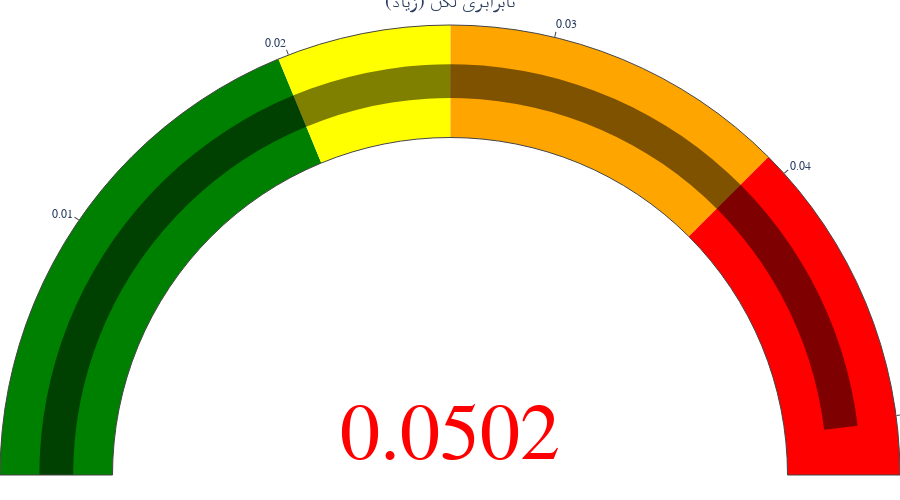

Notebook source saved alongside this figure:
### Code cell
from numpy import radians, cos, sin
pathlib.Path(os.getcwd() + '/tmp').mkdir(parents=True, exist_ok=True) 
for key in dict:
    if key in avg_values and key in std_values:
        analysis = (dict[key+"Analysis"])
        avg = (avg_values[key])
        std = (std_values[key])
        fig = go.Figure(go.Indicator(
        domain = {'x': [0, 1], 'y': [0, 1]},
        value = abs(dict[key]),
        mode = "gauge+number",
        title = {'text': "("+translateDict[key]+f" ({analysis}"},
        number = {'font': {'color': 'red'}},
        gauge = {'axis': {'range': [0, avg+3*std]},
                 'bar': {'color': 'rgba(0,0,0,0.5)','thickness':0.3},
                 'steps' : [
                     {'range': [0, avg+0.5*std], 'color': "green"},
                     {'range': [avg+0.5*std, avg+std], 'color': "yellow"},
                     {'range': [avg+std, avg+2*std], 'color': "orange"},
                     {'range': [avg+2*std, avg+3*std], 'color': "red"}],}))
        fig.update_layout(
            font_family="IranSans",
            autosize=False,
            margin = {'l':0,'r':0,'t':0,'b':0},
            height = 500,
            paper_bgcolor='rgba(0,0,0,0)',
            plot_bgcolor='rgba(0,0,0,0)'
        )

        fig.show()
        fig.write_image(os.getcwd()+"/tmp/"+key+".jpg")
        #fig.show()
        break

### Figure 1 — Plotly figure (JSON) as saved in the notebook; plotly's stock layout.template omitted (floating-point values rounded to 4 significant figures)
{"data": [{"domain": {"x": [0, 1], "y": [0, 1]}, "gauge": {"axis": {"range": [0, 0.0522]}, "bar": {"color": "rgba(0,0,0,0.5)", "thickness": 0.3}, "steps": [{"color": "green", "range": [0, 0.0196]}, {"color": "yellow", "range": [0.0196, 0.02612]}, {"color": "orange", "range": [0.02612, 0.03916]}, {"color": "red", "range": [0.03916, 0.0522]}]}, "mode": "gauge+number", "number": {"font": {"color": "red"}}, "title": {"text": "(نابرابری لگن (زیاد"}, "type": "indicator", "value": 0.0502}], "layout": {"autosize": false, "font": {"family": "IranSans"}, "height": 500, "margin": {"b": 0, "l": 0, "r": 0, "t": 0}, "paper_bgcolor": "rgba(0,0,0,0)", "plot_bgcolor": "rgba(0,0,0,0)"}}
